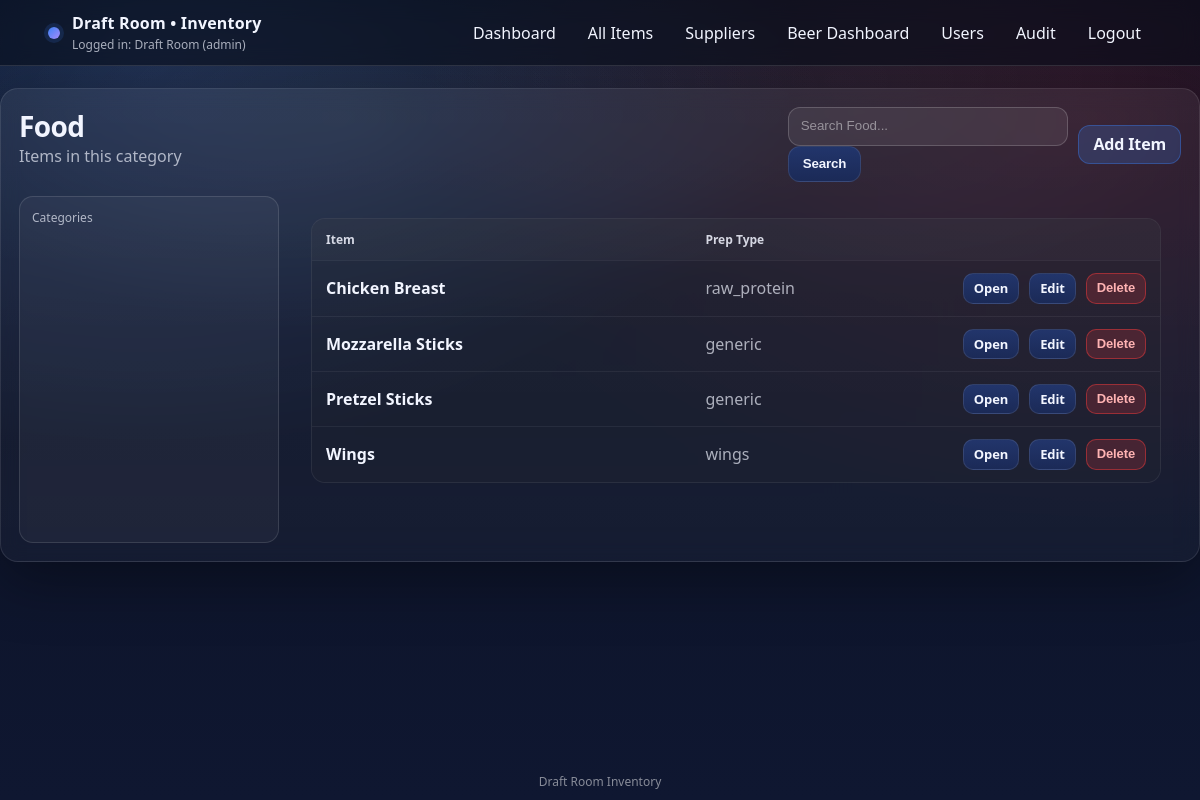
The page /category/Food (signed in) on the database as committed earlier.
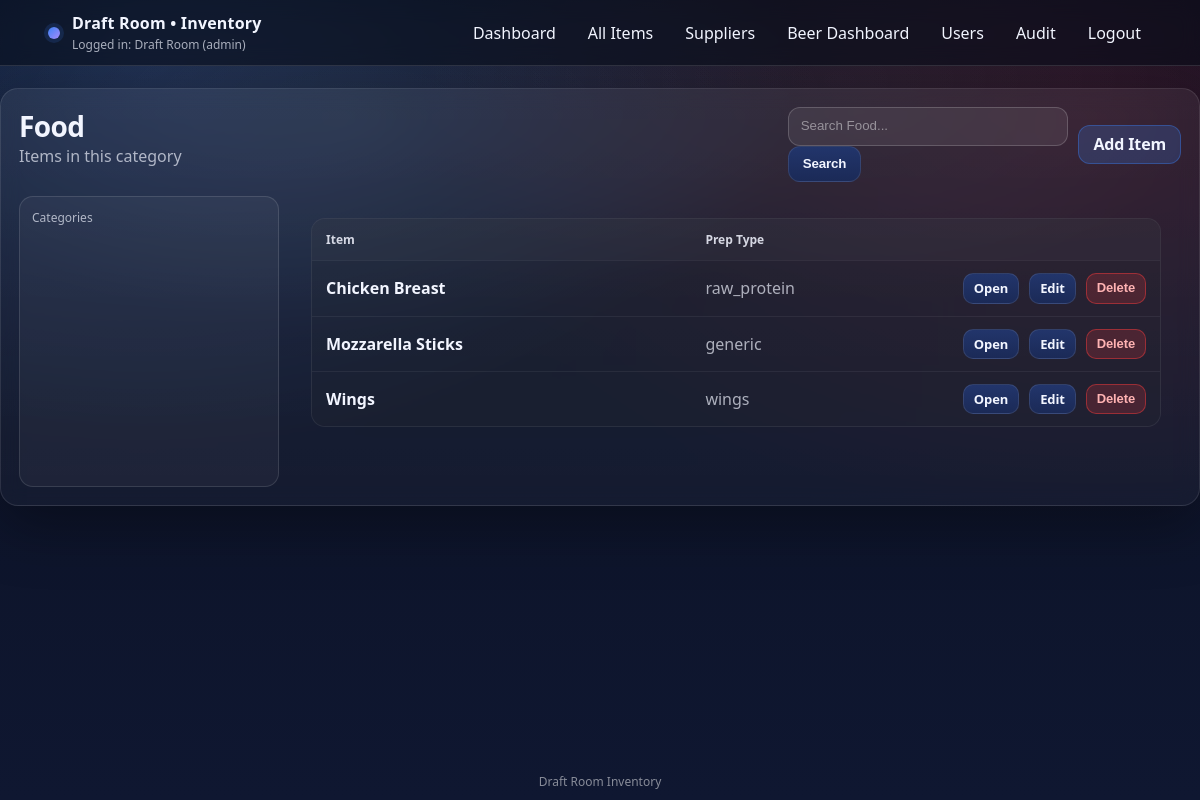
The same page on the database as committed later.
### app.py (models this page shows)
class Item(db.Model):
    __tablename__ = "items"
    id = db.Column(db.Integer, primary_key=True)
    name = db.Column(db.String(200), nullable=False, unique=True)
    category = db.Column(db.String(80), nullable=False, default="Food")
    prep_type = db.Column(db.String(40), nullable=False, default="generic")
    supplier_id = db.Column(db.Integer, db.ForeignKey("suppliers.id"), nullable=True)
    unit = db.Column(db.String(30), nullable=False, default="each")
    raw_freezer_days = db.Column(db.Integer, nullable=True)
    raw_cooler_days = db.Column(db.Integer, nullable=True)
    raw_out_days = db.Column(db.Integer, nullable=True)
    prepped_freezer_days = db.Column(db.Integer, nullable=True)
    prepped_cooler_days = db.Column(db.Integer, nullable=True)
    prepped_out_days = db.Column(db.Integer, nullable=True)
    sales_mode = db.Column(db.String(30), nullable=False, default="simple")
    pack1_label = db.Column(db.String(80), nullable=True, default="Single (10)")
    pack1_mult = db.Column(db.Integer, nullable=True, default=10)
    pack2_label = db.Column(db.String(80), nullable=True, default="Double (20)")
    pack2_mult = db.Column(db.Integer, nullable=True, default=20)
    pack3_label = db.Column(db.String(80), nullable=True, default="Room 120 Single (10)")
    pack3_mult = db.Column(db.Integer, nullable=True, default=10)
    pack4_label = db.Column(db.String(80), nullable=True, default="Room 120 Double (20)")
    pack4_mult = db.Column(db.Integer, nullable=True, default=20)
    created_at = db.Column(db.DateTime, nullable=False, default=utcnow)
    lots = db.relationship("InventoryLot", backref="item", cascade="all, delete-orphan")

### app.py (the view)
@app.get("/category/<path:category_name>")
def category_view(category_name: str):
    guard = require_view_access()
    if guard:
        return guard
    category_name = (category_name or "").strip()
    if not category_name:
        return redirect("/")
    q = (request.args.get("q") or "").strip()
    query = Item.query.filter(Item.category == category_name)
    if q:
        query = query.filter(Item.name.ilike(f"%{q}%"))
    items = query.order_by(Item.name.asc()).all()
    return render_template("category.html", category_name=category_name, items=items, q=q)

### app.py (called while the page is built)
def role_rank(role: str | None) -> int:
    if not role:
        return 0
    return ROLE_RANK.get(role.strip().lower(), 0)

def current_user() -> Optional["User"]:
    uid = session.get("user_id")
    if not uid:
        return None
    try:
        return User.query.get(int(uid))
    except Exception:
        return None

def current_user_role() -> str:
    if session.get("break_glass_admin") is True:
        return "admin"
    u = current_user()
    if not u:
        return ""
    return (u.role or "").lower()

def is_logged_in() -> bool:
    return (session.get("break_glass_admin") is True) or (session.get("user_id") is not None)

def can_manage_users() -> bool:
    return current_user_role() == "admin"

def can_edit_inventory() -> bool:
    return role_rank(current_user_role()) >= ROLE_RANK["manager"]

def can_view_inventory() -> bool:
    return role_rank(current_user_role()) >= ROLE_RANK["staff"] or (session.get("break_glass_admin") is True)

    def display_name(self) -> str:
        full = f"{(self.first_name or '').strip()} {(self.last_name or '').strip()}".strip()
        return full if full else self.username

### templates/category.html (shortened to what this page needs)
{% extends "base.html" %}
{% block content %}
<section class="card">
  <div class="cardhead">
    <div>
      <h1>{{ category_name }}</h1>
      <span class="muted">Items in this category</span>
    </div>
    <div class="actions">
      <form method="GET" action="/category/{{ category_name }}" class="inline">
        <input class="input" name="q" placeholder="Search {{ category_name }}..." value="{{ q or '' }}">
        <button class="btn" type="submit">Search</button>
      </form>
      {% if can_edit_inventory %}
        <a class="btn primary" href="/items/new">Add Item</a>
      {% endif %}
    </div>
  </div>
  <div class="split">
    <aside class="sidebar">
      <div class="sidehead">Categories</div>
    </aside>
    <div class="content">
      {% if items and items|length > 0 %}
        <div class="table">
          <div class="row head" style="grid-template-columns: 1.2fr .8fr .6fr;">
            <div>Item</div><div>Prep Type</div><div></div>
          </div>
          {% for it in items %}
            <div class="row" style="grid-template-columns: 1.2fr .8fr .6fr;">
              <div class="strong">{{ it.name }}</div>
              <div class="muted">{{ it.prep_type }}</div>
              <div class="row-actions">
                <a class="btn small" href="/items/{{ it.id }}">Open</a>
                {% if can_edit_inventory %}
                  <a class="btn small" href="/items/{{ it.id }}/edit">Edit</a>
                  <form method="POST" action="/items/{{ it.id }}/delete" class="inline">
                    <button class="btn small danger" type="submit" onclick="return confirm('Delete this item?')">Delete</button>
                  </form>
                {% endif %}
              </div>
            </div>
          {% endfor %}
        </div>
      {% else %}
        <div class="empty">No items found in {{ category_name }}.</div>
      {% endif %}
    </div>
  </div>
</section>
{% endblock %}

Rows that differ between the two databases and show on the page:
removed Item: name "Pretzel Sticks", prep_type "generic"
